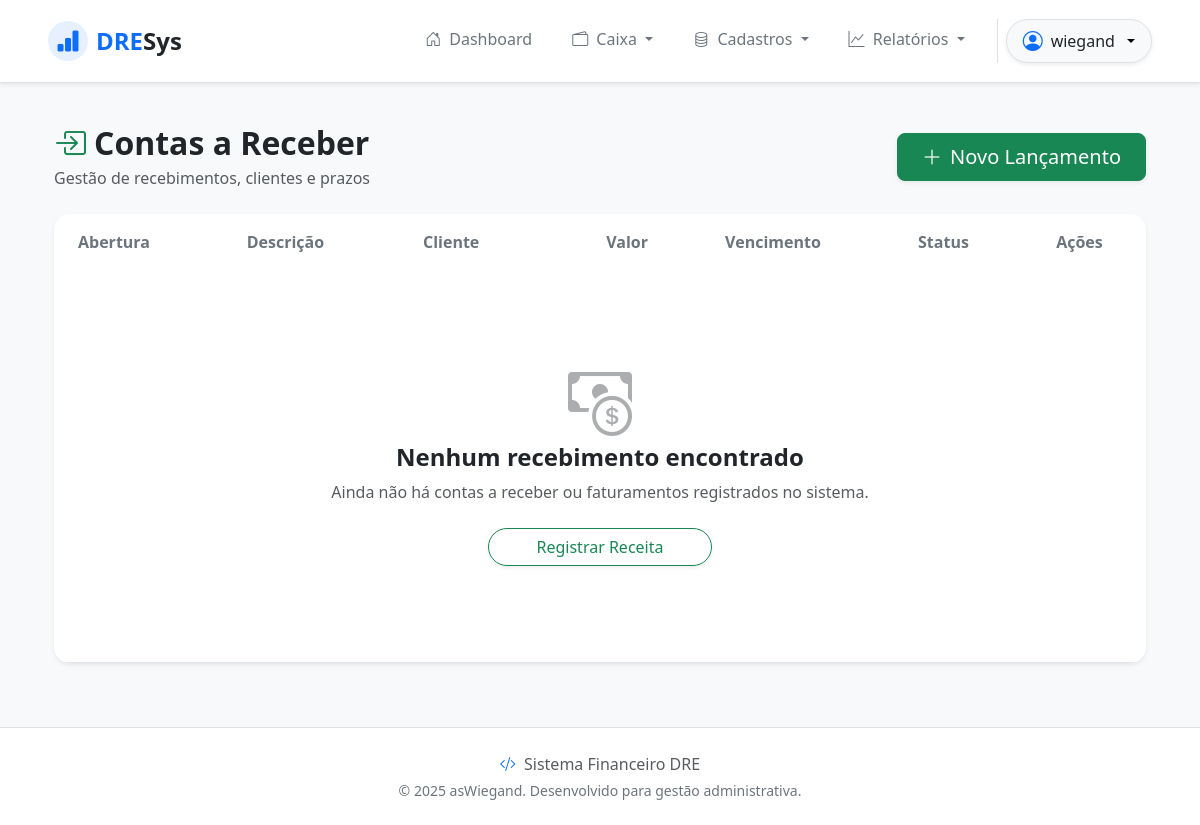
The page /inflows/ (signed in) on the database as committed earlier.
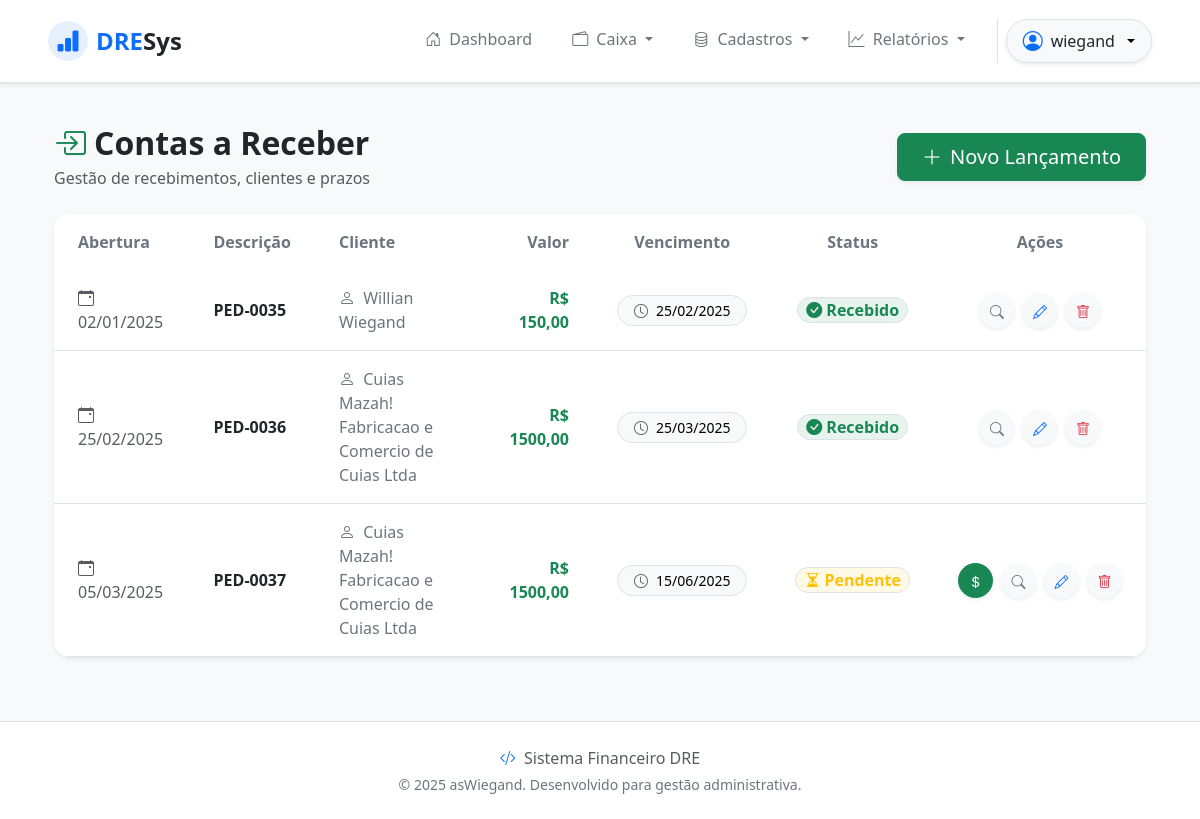
The same page on the database as committed later.
### inflows/models.py (models this page shows, shortened)
class Inflow(models.Model):
    created_date = models.DateField()
    expire_date = models.DateField()
    supplier = models.ForeignKey(Supplier, on_delete=models.PROTECT, related_name='inflows')
    accounting = models.ForeignKey(Accounting, on_delete=models.PROTECT, related_name='inflows')
    payment_method = models.ForeignKey(Payment, on_delete=models.PROTECT, related_name='inflows')
    title = models.CharField(max_length=15)
    status = models.CharField(max_length=2, default='NP')
    value = models.DecimalField(max_digits=20, decimal_places=2, default=0)
    payment_date = models.DateField(blank=True, null=True)

### suppliers/models.py (models this page shows, shortened)
class Supplier(models.Model):
    cnpj_cpf = models.CharField(
        max_length=18,
        unique=True,
        validators=[validate_cpf_cnpj],
        verbose_name="CNPJ ou CPF",
        blank=True
    )
    company_name = models.CharField(max_length=100, blank=False, null=False)
    fantasy_name = models.CharField(max_length=100, blank=True, default='')
    city = models.CharField(max_length=100, blank=True)
    address = models.CharField(max_length=100, blank=True)
    phone = models.CharField(blank=True)
    email = models.EmailField(blank=True)

### inflows/views.py (the view)
# urls.py: path('inflows/', InflowListView.as_view(), name='inflow_list'),
class InflowListView(LoginRequiredMixin, PermissionRequiredMixin, ListView):
    permission_required = 'inflows.view_inflow'
    model = Inflow
    template_name = 'inflow_list.html'
    context_object_name = 'inflows'
    def get_context_data(self, **kwargs):
        context = super().get_context_data(**kwargs)
        context['banks'] = Bank.objects.all()
        return context

### inflows/templates/inflow_list.html (shortened to what the changed rows need)
{% extends 'base.html' %}
{% block content %}
<div class="container-fluid py-4">
    <div class="row mb-4 align-items-center">
        <div class="col-md-6">
            <h2 class="fw-bold text-dark mb-1">
                <i class="bi bi-box-arrow-in-right text-success me-2"></i>Contas a Receber
            </h2>
        </div>
    </div>
    <div class="card border-0 shadow-sm rounded-4 overflow-hidden">
        <div class="table-responsive">
            <table class="table table-hover align-middle mb-0">
                <thead class="bg-light">
                    <tr>
                        <th class="py-3 px-4 text-secondary fw-semibold border-0">Abertura</th>
                        <th class="py-3 px-4 text-secondary fw-semibold border-0">Descrição</th>
                        <th class="py-3 px-4 text-secondary fw-semibold border-0">Cliente</th>
                        <th class="py-3 px-4 text-secondary fw-semibold border-0 text-end">Valor</th>
                        <th class="py-3 px-4 text-secondary fw-semibold border-0 text-center">Vencimento</th>
                        <th class="py-3 px-4 text-secondary fw-semibold border-0 text-center">Status</th>
                        <th class="py-3 px-4 text-secondary fw-semibold border-0 text-center">Ações</th>
                    </tr>
                </thead>
                <tbody class="border-top-0">
                    {% for inflow in inflows %}
                    <tr>
                        <td class="px-4 py-3 text-muted">
                            <i class="bi bi-calendar-event me-1"></i>{{ inflow.created_date|date:"d/m/Y" }}
                        </td>
                        <td class="px-4 py-3">
                            <span class="fw-bold text-dark">{{ inflow.title }}</span>
                        </td>
                        <td class="px-4 py-3">
                            <span class="text-secondary"><i class="bi bi-person me-1"></i>
                                {{ inflow.supplier.company_name }}</span>
                        </td>
                        <td class="px-4 py-3 text-end">
                            <span class="fw-bold text-success">R$ {{ inflow.value|floatformat:2 }}</span>
                        </td>
                        <td class="px-4 py-3 text-center">
                            <div class="d-inline-flex bg-light rounded-pill px-3 py-1 border small">
                                <i class="bi bi-clock text-muted me-2"></i>{{ inflow.expire_date|date:"d/m/Y" }}
                            </div>
                        </td>
                        <td class="px-4 py-3 text-center">
                            {% if inflow.status == 'PG' %}
                            <span
                                class="badge bg-success bg-opacity-10 text-success border px-2 py-1 fs-6 rounded-pill">
                                <i class="bi bi-check-circle-fill me-1"></i>Recebido
                            </span>
                            {% else %}
                            <span
                                class="badge bg-warning bg-opacity-10 text-warning border px-2 py-1 fs-6 rounded-pill">
                                <i class="bi bi-hourglass-split me-1"></i>Pendente
                            </span>
                            {% endif %}
                        </td>
                        <td class="px-4 py-3 text-center">
                            <div class="d-flex justify-content-center gap-2">
                                {% if inflow.status != 'PG' and perms.inflows.change_inflow %}
                                <button type="button" class="btn btn-success btn-sm rounded-circle shadow-sm text-white"
                                    style="width: 35px; height: 35px; padding: 0.45rem;" data-bs-toggle="modal"
                                    data-bs-target="#payInflowModal{{ inflow.id }}" title="Marcar como Pago">
                                    <i class="bi bi-currency-dollar"></i>
                                </button>
                                {% endif %}
                                {% if perms.inflows.view_inflow %}
                                <a href="{% url 'inflow_detail' inflow.id %}"
                                    class="btn btn-light btn-sm rounded-circle shadow-sm"
                                    style="width: 35px; height: 35px; padding: 0.45rem;" title="Detalhes">
                                    <i class="bi bi-search text-secondary"></i>
                                </a>
                                {% endif %}
                                {% if perms.inflows.change_inflow %}
                                <a href="{% url 'inflow_update' inflow.id %}"
                                    class="btn btn-light btn-sm rounded-circle shadow-sm"
                                    style="width: 35px; height: 35px; padding: 0.45rem;" title="Editar">
                                    <i class="bi bi-pencil text-primary"></i>
                                </a>
                                {% endif %}
                                {% if perms.inflows.delete_inflow %}
                                <a href="{% url 'inflow_delete' inflow.id %}"
                                    class="btn btn-light btn-sm rounded-circle shadow-sm"
                                    style="width: 35px; height: 35px; padding: 0.45rem;" title="Excluir">
                                    <i class="bi bi-trash text-danger"></i>
                                </a>
                                {% endif %}
                            </div>
                        </td>
                    </tr>
                    {% empty %}
                    <tr>
                        <td colspan="7" class="text-center py-5">
                            <div class="p-5">
                                <i class="bi bi-cash-coin display-3 text-muted mb-4 opacity-50"></i>
                                <h4 class="text-dark fw-bold">Nenhum recebimento encontrado</h4>
                                <p class="text-muted mb-4">Ainda não há contas a receber ou faturamentos registrados no
                                    sistema.</p>
                                <a href="{% url 'inflow_create' %}"
                                    class="btn btn-outline-success rounded-pill px-5 shadow-sm">Registrar Receita</a>
                            </div>
                        </td>
                    </tr>
                    {% endfor %}
                </tbody>
            </table>
        </div>
    </div>
</div>
{% endblock %}

Rows that differ between the two databases and show on the page:
added Inflow: created_date "02/01/2025", title "PED-0035", supplier.company_name "Willian Wiegand", value "150,00", expire_date "25/02/2025", status "PG" (drawn)
added Inflow: created_date "25/02/2025", title "PED-0036", supplier.company_name "Cuias Mazah! Fabricacao e Comercio de Cuias Ltda", value "1500,00", expire_date "25/03/2025", status "PG" (drawn)
added Inflow: created_date "05/03/2025", title "PED-0037", supplier.company_name "Cuias Mazah! Fabricacao e Comercio de Cuias Ltda", value "1500,00", expire_date "15/06/2025", status "NP" (drawn)
Other text that changed with them:
text no longer shown: "Nenhum recebimento encontrado Ainda não há contas a receber ou faturamentos registrados no sistema. Registrar Receita"
